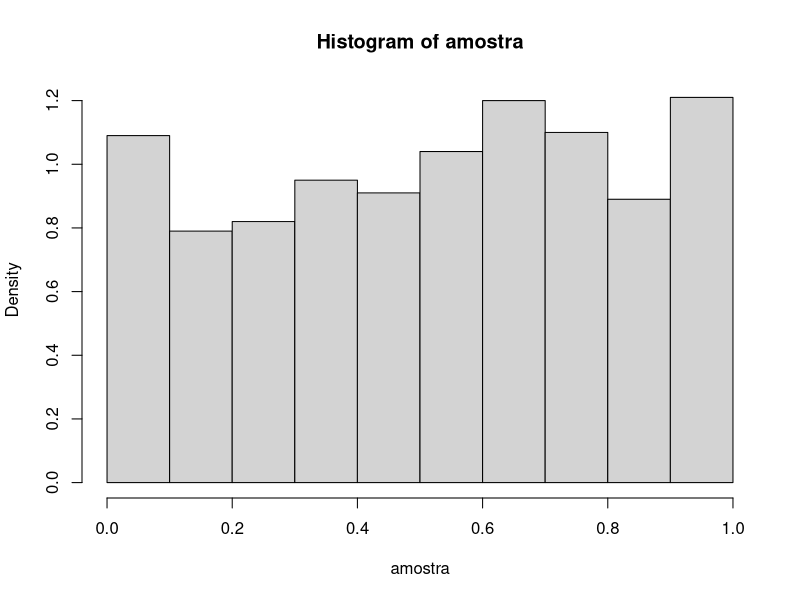
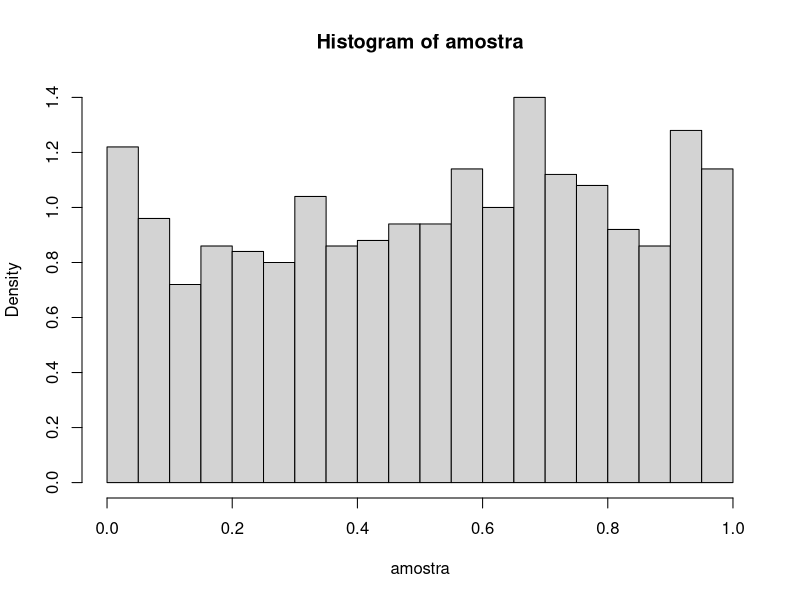
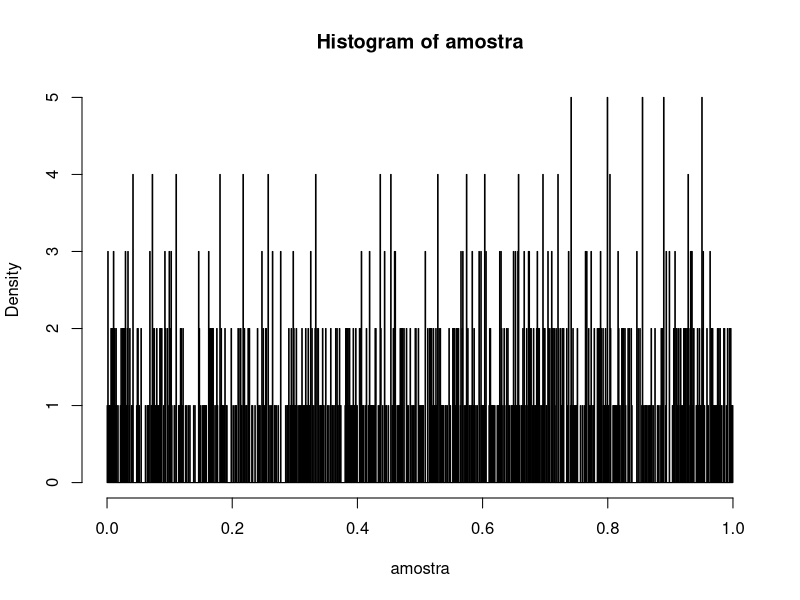
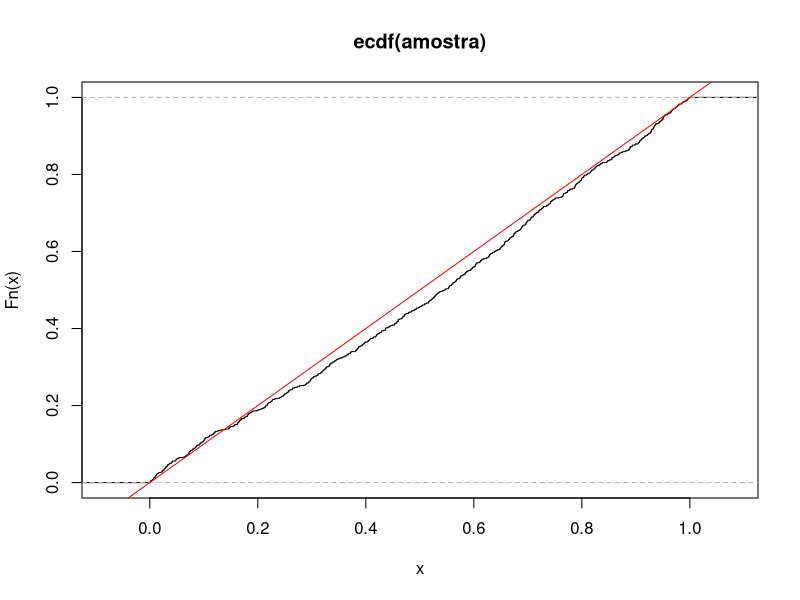
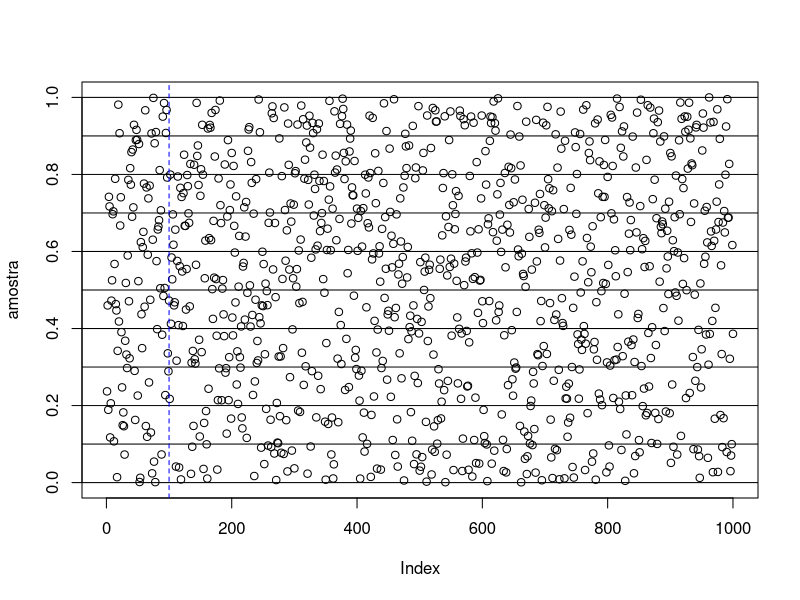
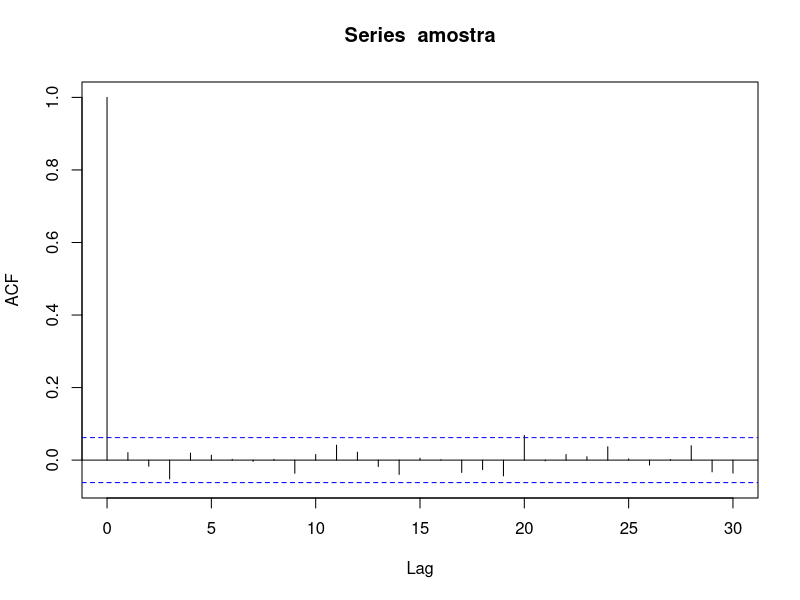
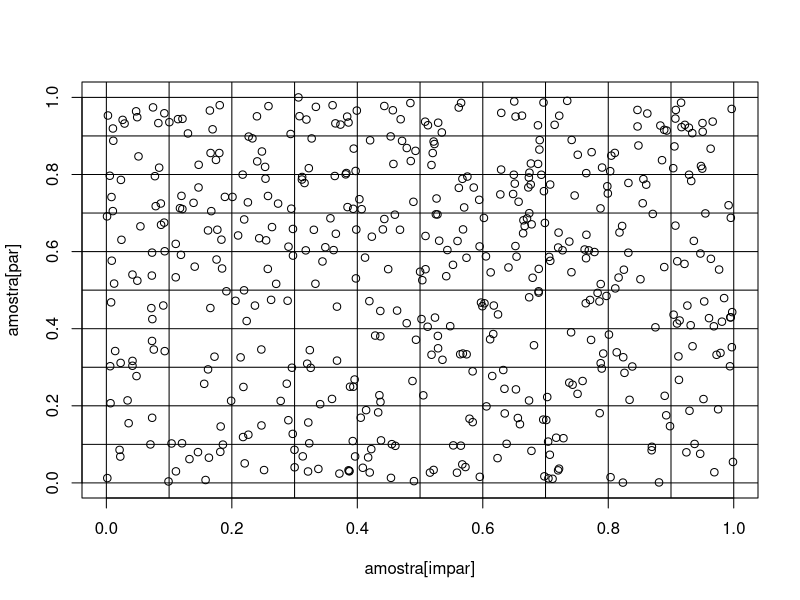
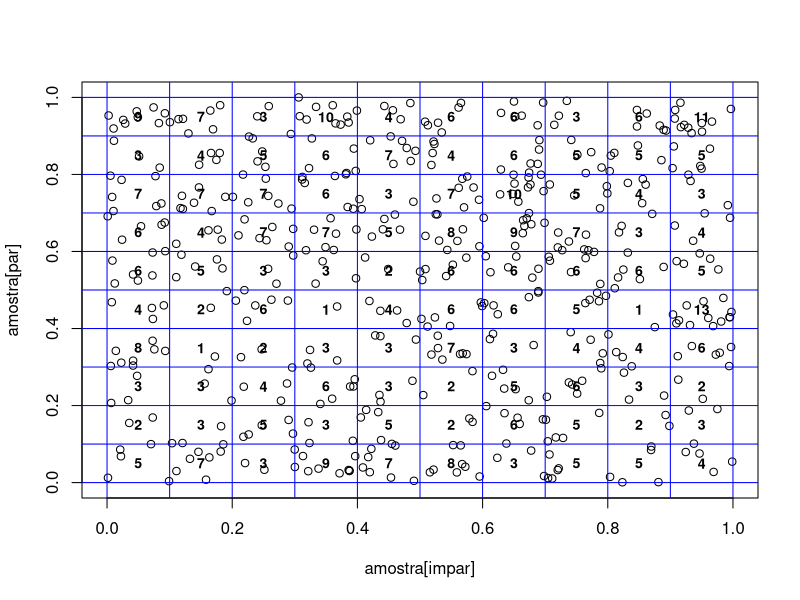

R code for these plots, in order:
#a
m <- 2**32
A <- 1664525
B <- 1013904223
xo <- 2
rmeu <- function(n,xo,m,A,B){
  v <- numeric(n)
  xn <- xo
  for (i in 1:n) {
    v[i]=(A*xn+B)%%m->xn
    
  }
  return(v/m)
}
amostra <- rmeu(1000,xo,m,A,B)
amostra
hist(amostra,freq = F)
hist(amostra,freq = F,breaks = 30)
valores <- cut(amostra,breaks = seq(from=0,to=1,by=0.1))
tabela <- table(valores)
#teste 1
chisq.test(tabela)

#aula de hoje 
valores2 <- cut(amostra,breaks = seq(from=0,to=1,by=0.01))
tabela2 <- table(valores2)
#teste 2
chisq.test(tabela2)
#Fazendo com intervalos
hist(amostra,freq = F,breaks =1000 )
#Com numero maior de intervalos nós podemos ver se é mais homogêneo 

Fn <- ecdf(amostra)
plot(Fn)
abline(a=0,b=1,col='red')
Fn(0.5)#
median(amostra)
quantile(amostra,probs = c(0,0.25,0.5,0.75,1))
summary(amostra)
#Vamos fazer o teste de komolgorv 
#H0 =A função empirica = Função acumulada
ks.test(amostra,punif)
# o teste de Kmologorov confirma o teste 1
# e está nos indicado que a geração não foi boa 
plot(amostra, ylim = c(0,1))
abline(h=seq(0,1,by=0.1,lty=2,
             col='gray'))
abline(v=100,lty=2,col="blue")
acf(amostra)
par <- (1:500)*2
impar <- par -1
plot(x=amostra[impar],y=amostra[par])
abline(h=seq(0,1,by=0.1,lty=2,
             col='gray'))
abline(v=seq(0,1,by=0.1,lty=2,
             col='gray'))


# Definir os limites dos quadrados (0 a 1, com intervalos de 0.1)
intervalos <- seq(0, 1, by = 0.1)

# Criar categorias para x e y
x_cat <- cut(amostra[impar], breaks =intervalos  , include.lowest = TRUE)
y_cat <- cut(amostra[par], breaks = intervalos , include.lowest = TRUE)

# Criar tabela de contagem por quadrado
contagem_quadrados <- table(x_cat, y_cat)
sum(contagem_quadrados)
#Fazendo a estatistica chi-squared 
x2 <-sum((contagem_quadrados[1.2,2.2]-10)**(0.2))
x2
chisq.test(contagem_quadrados)

#aula 26/03
#Porque na ultima aula deu erro o teste
amostra <- rmeu(1e3,xo,m,A,B)
par <- (1:500)*2
impar <- par -1
plot(x= amostra[impar],y=amostra[par],xlim = c(0,1),ylim=c(0,1))
reticulado <-seq(0,1,by=0.1)
abline(h=reticulado, v = reticulado, col= "blue")
cutx <- cut(amostra[impar],breaks = reticulado, include.lowest =T)
cuty <- cut(amostra[par],breaks = reticulado, include.lowest =T)
tabela <- table(cutx,cuty)
sum(tabela)
for(i in 1: 10){
  xis <-(i-1)/10+0.05
  for(j in 1:10){
    ipsilon <- (j-1)/10+0.05
    text(x=xis, y=ipsilon , label =tabela[i,j],
         cex=0.85, font=2)
  }
}
boxplot(tabela)
mean(tabela)
abline(h=5,lty=2, lwd=2)
# Vamos fazer o teste chi squared 
Ei <- 5
X2 <- sum((tabela - Ei)**2)/Ei
X2

#vamos calcular o p valor 
1-pchisq(X2,df=99)

chisq.test(c(tabela))# Fazendo isso nós conseguimos transformar a tabela em um
#unico valor que colocamos num vetor 
#Gerando outro conjunto de números aleatórios 
#o Professor escolheu X~Uniforme(a,b)
# x= a+(b-a)U u é amostra que nós criamos 
x <- -1 +2*amostra
x
hist(x)
#gerador 2
m <- 2**31
A <- 65539
B <- 0
xo <- 5
amostra2<- rmeu(1000,xo,m,A,B)
hist(amostra2,freq = F)
hist(amostra2,freq = F,breaks = 30)

#A nossa amotra deve resultar numa uniforme(a,b) nós temos que ter que a nossa 
#esperança deve ser (a+b)/2 e variância (b-a)^2/12 na nossa teoria a,b=0,1
valores <- cut(amostra2,breaks = seq(from=0,to=1,by=1/100))
tabela <- table(valores)
#teste 1 (média)
chisq.test(tabela)
ks.test(amostra2,punif)
#Como nosso p valor deu 0.2066>0.05 
qqplot(qunif(ppoints(200), 0, 1), sample(amostra2, 200),
       main = "Q-Q Plot", xlab = "Teórico", ylab = "Observado",
       pch = 16, col = rgb(0, 0, 0, 0.5))
abline(0, 1, col = "red")
#
hist(amostra2, breaks = 30, freq = FALSE, 
     main = "Histograma", xlab = "Valor", col = "lightblue")
curve(dunif(x, 0, 1), add = TRUE, col = "red", lwd = 2)
